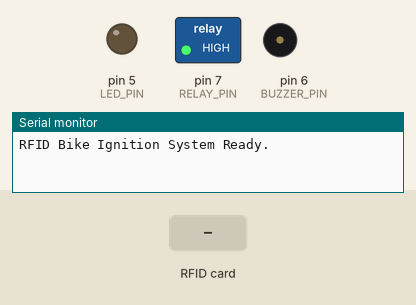
Bench run of a sketch on a simulated Arduino Uno, built with avr-gcc and run on an emulated ATmega328P. Shown: switched loads named in the sketch (green lamp = pin HIGH), output pins drawn as LEDs (lit = HIGH), buzzer (waves = sounding, pin HIGH), the last lines printed to the serial monitor. The inputs (shaded band) are chosen by the test bench. Pins used as bus, display or sensor lines are not drawn.

Above: at 1.2 s.
1.3 s: RFID card DE AD BE EF held to the reader
At 2.3 s:
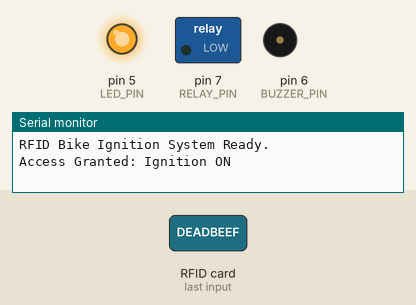
3.1 s: RFID card DE AD BE EF held to the reader
At 3.26 s:
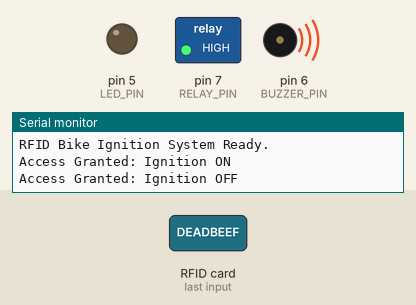
4.9 s: RFID card 5E 7A 19 C4 held to the reader
At 5.12 s:
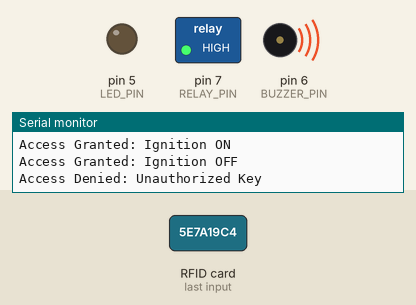
Timing chart, 0 to 7.9 s (numbered marks = the images above; inputs shaded):
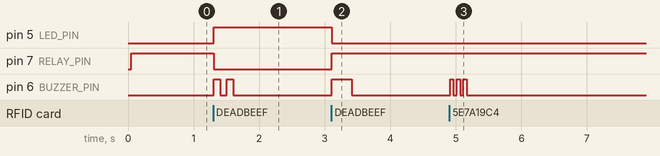

Measured:
- after the input at 1.3 s, pin 5 (LED_PIN): LOW → HIGH at once; pin 7 (RELAY_PIN): HIGH → LOW at once; pin 6 (BUZZER_PIN): alternates HIGH for 0.10 s and LOW for 0.10 s, 4 changes in all, then stays LOW, starting at once
- after the input at 3.1 s, pin 5 (LED_PIN): HIGH → LOW at once; pin 7 (RELAY_PIN): LOW → HIGH at once; pin 6 (BUZZER_PIN): LOW → HIGH at once, → LOW 0.30 s later
- after the input at 4.9 s, pin 6 (BUZZER_PIN): alternates HIGH for 0.05 s and LOW for 0.05 s, 6 changes in all, then stays LOW, starting at once

The sketch:

RFID_Bike_Start_System.ino
```cpp
#include <SPI.h>
#include <MFRC522.h>

#define SS_PIN 10
#define RST_PIN 9
#define RELAY_PIN 7
#define BUZZER_PIN 6
#define LED_PIN 5

MFRC522 rfid(SS_PIN, RST_PIN);

// Replace these hex bytes with your authorized RFID Tag's UID
byte authorizedUID[4] = {0xDE, 0xAD, 0xBE, 0xEF};

bool ignitionState = false;

void setup() {
  Serial.begin(9600);
  SPI.begin();
  rfid.PCD_Init();

  pinMode(RELAY_PIN, OUTPUT);
  pinMode(BUZZER_PIN, OUTPUT);
  pinMode(LED_PIN, OUTPUT);

  // Default state: Relay OFF (High-level or Low-level trigger depend on relay module)
  digitalWrite(RELAY_PIN, HIGH);
  digitalWrite(LED_PIN, LOW);
  digitalWrite(BUZZER_PIN, LOW);

  Serial.println("RFID Bike Ignition System Ready.");
}

void loop() {
  // Look for new RFID card
  if (!rfid.PICC_IsNewCardPresent() || !rfid.PICC_ReadCardSerial()) {
    return;
  }

  // Check if scanned card matches the authorized UID
  if (isAuthorized(rfid.uid.uidByte, rfid.uid.size)) {
    ignitionState = !ignitionState; // Toggle ignition ON/OFF

    if (ignitionState) {
      Serial.println("Access Granted: Ignition ON");
      digitalWrite(RELAY_PIN, LOW);  // Turn relay ON (Active LOW relays)
      digitalWrite(LED_PIN, HIGH);
      beepSuccess();
    } else {
      Serial.println("Access Granted: Ignition OFF");
      digitalWrite(RELAY_PIN, HIGH); // Turn relay OFF
      digitalWrite(LED_PIN, LOW);
      beepOff();
    }
  } else {
    Serial.println("Access Denied: Unauthorized Key");
    beepDenied();
  }

  // Halt PICC and stop encryption on PCD
  rfid.PICC_HaltA();
  rfid.PCD_StopCrypto1();
  delay(1500); // Debounce delay between scans
}

// Function to compare card UID with authorized UID
bool isAuthorized(byte *scannedUID, byte size) {
  if (size != 4) return false;
  for (byte i = 0; i < size; i++) {
    if (scannedUID[i] != authorizedUID[i]) {
      return false;
    }
  }
  return true;
}

// Feedback Audio Patterns
void beepSuccess() {
  digitalWrite(BUZZER_PIN, HIGH);
  delay(100);
  digitalWrite(BUZZER_PIN, LOW);
  delay(100);
  digitalWrite(BUZZER_PIN, HIGH);
  delay(100);
  digitalWrite(BUZZER_PIN, LOW);
}

void beepOff() {
  digitalWrite(BUZZER_PIN, HIGH);
  delay(300);
  digitalWrite(BUZZER_PIN, LOW);
}

void beepDenied() {
  for (int i = 0; i < 3; i++) {
    digitalWrite(BUZZER_PIN, HIGH);
    delay(50);
    digitalWrite(BUZZER_PIN, LOW);
    delay(50);
  }
}
```
